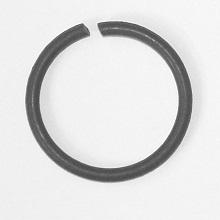
#> input picture ORings_Computer_Vision/Orings/Oring5.jpg, 220 x 220 px, found by its file name
$ python main.py
#> lines starting #> are read from the running program, lines starting #| are printed output that depends on the picture; after the words box and inside, x2 and y2 are one past the last pixel; in counts of white or black regions, pixels touching at a corner belong together
import cv2 as cv
import numpy as np
import time
import math
from math import pi
import matplotlib.pyplot as plt
import queue


# Gets the amount of pixels within the image
def meanOfPixels(img):
    pixels = 0
    amount_of_pixels = 0
    for i in range(0, img.shape[0]):
        for j in range(0, img.shape[1]):
            pixels += img[i, j]
            amount_of_pixels += 1
    return int(pixels / amount_of_pixels)


# Implementation of the clustering algorithm
def clusteringAlgorithmFunc(img, average):
    newThreshold = average
    oldThreshold = 0
    while abs(newThreshold - oldThreshold) > 0.001:
        oldThreshold = newThreshold
        y = 0
        x = 0
        amount_of_x = 0
        amount_of_y = 0
        for i in range(0, img.shape[0]):
            for j in range(0, img.shape[1]):
                if img[i, j] > newThreshold:
                    x += img[i, j]
                    amount_of_x += 1
                if img[i, j] <= newThreshold:
                    y += img[i, j]
                    amount_of_y += 1
        newThreshold = (x / amount_of_x + y / amount_of_y) / 2
    return int(newThreshold)


# Applying the threshold value provided by the clustering algorithm
def thresholdFromClusteringAlgorithm(img, thresh):
    copy = img.copy()
    for i in range(0, copy.shape[0]):
        for j in range(0, copy.shape[1]):
            if copy[i, j] > thresh:
                img[i, j] = 255
            else:
                img[i, j] = 0
    return img


# Erosion expanding on whitespace within the oring
def erosion(img):
    copy = img.copy()
    for i in range(0, copy.shape[0]):
        for j in range(0, copy.shape[1]):
            try:
                if copy[i, j] == 0:
                    # CHECKING STRUCTURE
                    for k in range(-1, 2):
                        for n in range(-1, 2):
                            if copy[i + k, j + n] == 255 and copy[i + k + 1, j + n] == 255 and copy[
                                i + k - 1, j + n] == 255 and copy[i + k - 1, j + n + 1] == 255 and copy[
                                i + k - 1, j + n - 1] == 255:
                                img[i, j] = 255
            except IndexError:
                break
    return img


# Dilation closing up whitespace within the oring
def dilation(img):
    copy = img.copy()
    for i in range(0, copy.shape[0]):
        for j in range(0, copy.shape[1]):
            try:
                if copy[i, j] == 0:
                    # CHECKING STRUCTURE
                    for k in range(-1, 2):
                        for n in range(-1, 2):
                            if copy[i + k, j + n] == 255:
                                img[i + 1, j + 1] = 0
                                img[i - 1, j - 1] = 0
                                img[i + 1, j - 1] = 0
                                img[i - 1, j + 1] = 0
                                img[i - 1, j] = 0
                                img[i + 1, j] = 0
                                img[i, j + 1] = 0
                                img[i, j - 1] = 0
            except IndexError:
                break
            return img


# Function for applying both erosion and dilation
def closing(img):
    eErosion = erosion(img)
    dDilartion = dilation(eErosion)
    return dDilartion


# Connected Component Labelling algorithm
def component_labelling(img):
    copy = img.copy()
    currlab = 1
    qu = queue.Queue()
    for i in range(0, copy.shape[0]):
        for j in range(0, copy.shape[1]):
            copy[i, j] = 0

    for i in range(0, copy.shape[0]):
        for j in range(0, copy.shape[1]):
            try:
                if copy[i, j] == 0 and img[i, j] == 0:
                    copy[i, j] = currlab
                    img[i, j] = currlab
                    qu.put([i, j])
                    while qu.qsize() != 0:
                        current = qu.get()
                        # CHECKING STRUCTURE
                        structure = [
                            [current[0] + 1, current[1]],
                            [current[0] - 1, current[1]],
                            [current[0], current[1] + 1],
                            [current[0], current[1] - 1],
                        ]

                        # Applying to queue
                        for structure in structure:
                            if img[structure[0], structure[1]] == 0 and copy[structure[0], structure[1]] == 0:
                                copy[structure[0], structure[1]] = currlab
                                qu.put(structure)
                    # Next object in image
                    currlab += 1
            except IndexError:
                break
    return copy


# Getting center point of image average of all black pixels from connected component labeling
def getCenter(img):
    row_i = 0
    row_j = 0
    counter = 0
    for i in range(0, img.shape[0]):
        for j in range(0, img.shape[1]):
            if img[i, j] == 1:
                row_i += i
                row_j += j
                counter += 1
    return [round(row_i / counter), round(row_j / counter)]


# Since we have center point it is possible to get radius
def radiusOfORing(img, center):
    outside_val = 0
    inside_val = 1
    for i in range(0, img[center[0]].shape[0]):
        if img[center[0], i] == 1:
            # moving outter radius more in the oring
            outside_val = i - 1
    for i in range(0, img[center[0]].shape[0]):
        if img[center[0], i] == 0 and img[center[0], i - 1] == 1:
            # moving inner radius more in the oring
            inside_val = i - 3
            break
    # Distance between 2 lines
    distance = math.hypot(center[0] - center[0], center[1] - outside_val)
    distance1 = math.hypot(center[0] - center[0], center[1] - inside_val)
    return [distance, distance1]


# Final analysising not the best methodology checks within the inner and outter radius for white
# pixels fails image 4 which is incorrect
def analysis(img, center, radius):
    copy = img.copy()
    counter_black = 0
    counter_white = 0
    counter = 0
    result = False
    for i in range(0, copy.shape[0]):
        for j in range(0, copy.shape[1]):
            counter += 1
            try:
                if ((i - center[0]) ** 2 + (j - center[1]) ** 2 < radius[0] ** 2):
                    if ((i - center[0]) ** 2 + (j - center[1]) ** 2 > radius[1] ** 2):
                        if copy[i, j] == 1:
                            counter_black += 1
                        elif copy[i, j] == 0:
                            counter_white += 1
            except IndexError:
                break
    defected = round(counter_white / counter_black * 100, 2)
    if defected <= 0:
        result = True
    else:
        result = False
    return result


# Running program for each image
for x in range(1, 16):
     #timer
    #start = time.time()

    img = cv.imread('./Oring/Oring5.jpg', 0)
#> img is the input picture: shape (220, 220); min 63, max 255, mean 220.9

    # Function calls
    thresMean = meanOfPixels(img)
#> after the loop in meanOfPixels, `for i in range(0, img.shape[0]):`: amount_of_pixels = 48400; pixels = 10689247
#> thresMean = 220
    newthresh = clusteringAlgorithmFunc(img, thresMean)
#> the loop in clusteringAlgorithmFunc, `while abs(newThreshold - oldThreshold) > 0.001:` made 5 passes
#> (oldThreshold, newThreshold) on passes 1 to 5: (220, 176.6), (176.6, 169.3), (169.3, 168.9), (168.9, 168.9), (168.9, 168.9)
#> newthresh = 168
    thresh = thresholdFromClusteringAlgorithm(img, newthresh)
#> after the loop in thresholdFromClusteringAlgorithm, `for i in range(0, copy.shape[0]):`:
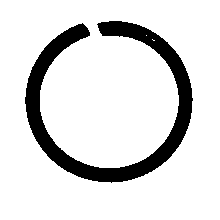
#> img: shape (220, 220); 86.4% white; 1 black region, box (x1, y1, x2, y2) and area: (25, 21, 193, 183) 6570
    close = closing(thresh)
#> after the loop in erosion, `for i in range(0, copy.shape[0]):`:
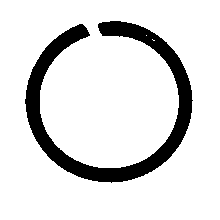
#> img: shape (220, 220); 86.9% white; 1 black region, box (x1, y1, x2, y2) and area: (25, 21, 193, 183) 6331
    labeling = component_labelling(close)
#> after the loop in component_labelling, `for i in range(0, copy.shape[0]):`: copy: shape (220, 220); every value is 0
#> after the loop in component_labelling, `for i in range(0, copy.shape[0]):`: img: shape (220, 220); under 0.01% of pixels changed, all inside (x1, y1, x2, y2) = (110, 21, 111, 22)
    center = getCenter(labeling)
#> center = [103, 109]
    radius = radiusOfORing(labeling, center)
#> in radiusOfORing, `distance = math.hypot(center[0] - center[0], center[1] - outside_val)`: distance = 81
#> in radiusOfORing, `distance1 = math.hypot(center[0] - center[0], center[1] - inside_val)`: distance1 = 72
#> radius = [81, 72]
    result = analysis(labeling, center, radius)
#> result = False

    # Image back to rgb
    backtorgb = cv.cvtColor(img, cv.COLOR_GRAY2RGB)
    # Displaying radius
    cv.circle(backtorgb, (center[1], center[0]), int(radius[0]), [0, 0, 255], 1)
    cv.circle(backtorgb, (center[1], center[0]), int(radius[1]), [0, 255, 0], 1)
    # IF RESULT TRUE OR FALSE / PASS OR FAIL
    if result:
        cv.putText(backtorgb, 'PASS', (10, 217), cv.FONT_HERSHEY_SIMPLEX, 1, (0, 255, 0), 2, cv.LINE_AA)
    else:
        cv.putText(backtorgb, 'FAIL', (10, 215), cv.FONT_HERSHEY_SIMPLEX, 1, (0, 0, 255), 2, cv.LINE_AA)
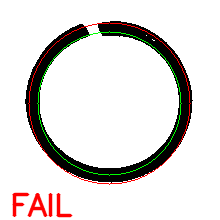
#> backtorgb: shape (220, 220, 3); mean B, G, R 218.2, 220.3, 223.3
    #end = round(time.time() - start, 2)
    # Displaying time
    #cv.putText(backtorgb, str(end) + ' seconds', (10, 10), cv.FONT_HERSHEY_SIMPLEX, .35, (0, 0, 0), 1, cv.LINE_AA)
    cv.imshow('Image ' + str(x) + '', backtorgb)
    cv.waitKey(0)
   # cv.destroyAllWindows()
